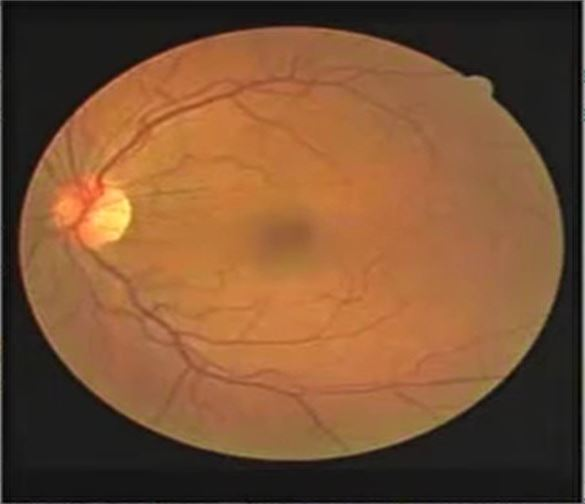
#> input picture Py Image processing/Resources/retinalcam1.jpg, 585 x 504 px, found by its file name
$ python image_lesson_04.py
#> lines starting #> are read from the running program, lines starting #| are printed output that depends on the picture; after the words box and inside, x2 and y2 are one past the last pixel; in counts of white or black regions, pixels touching at a corner belong together
import numpy as np
import cv2 as cv

img1 = cv.imread('S:/Image Detection/Python/Resources/retinalcam1.jpg')
#> img1 is the input picture: shape (504, 585, 3); mean B, G, R 52, 82, 121.3
img20 = cv.imread('S:/Image Detection/Python/Resources/retinalcam2.jpg')
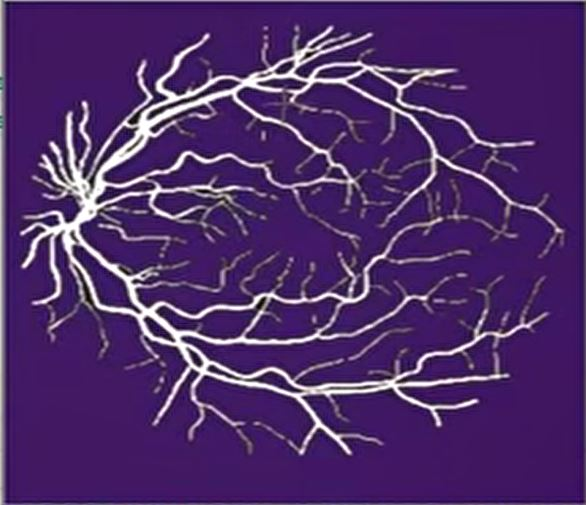
#> input picture Py Image processing/Resources/retinalcam2.jpg, 586 x 505 px, found by its file name
#> img20 is the input picture: shape (505, 586, 3); mean B, G, R 106.2, 46, 78.7
img2 = cv.resize(img20 , dsize=(585 , 504))
print(img1.shape,img2.shape)
#| (504, 585, 3) (504, 585, 3)

## The easiest way to photos (not good because it sum up all the colors and give a new value for that so it is  not good)
#added = img1 + img2 # notice that they should have the same size (matrix)

added1 = cv.add(img1, img2) # the code from open cv for summing up
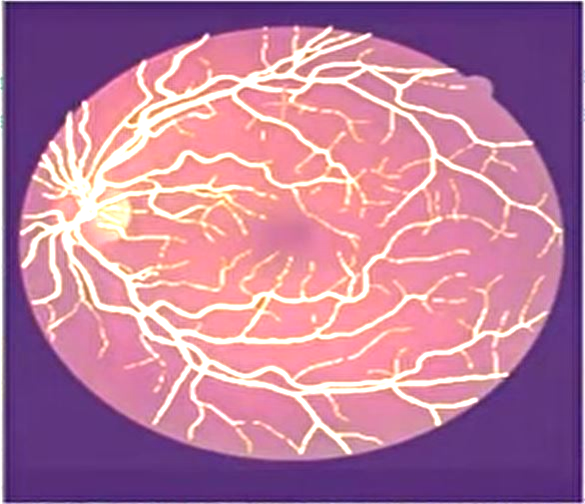
#> added1: shape (504, 585, 3); mean B, G, R 155.7, 123.6, 185.5
#added = cv.addWeighted(img1, 0.8, img2, 0.2, 0) # here is waited for the colors of each photo so we can have a better resoloution for that
# the sum of the weits must be 1 ,
# 0 A scalar added to each sum (used for brightness adjustment).

# as far as we need beter results so we wanna make a mask from the second pphoto
# Mask is a bynary photo that the desired piccells are White and the rest are black or inverse

img2gray = cv.cvtColor(img2, cv.COLOR_BGR2GRAY)
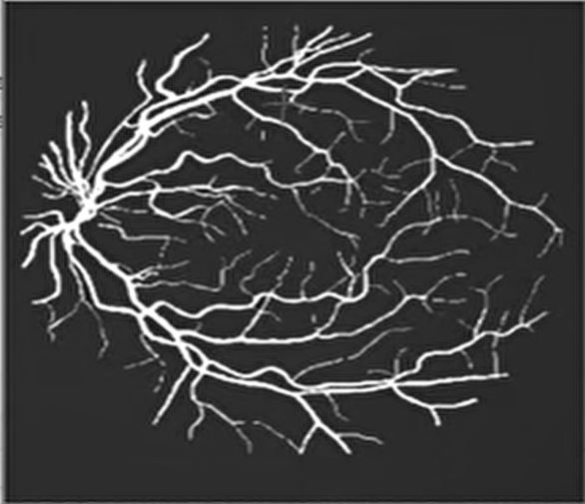
#> img2gray: shape (504, 585); min 2, max 255, mean 62.6
# There are some elements that are gray so to avoid destroying them we will consider a trheshold for that
ret, maskimg = cv.threshold(img2gray, 50 ,255, cv.THRESH_BINARY)
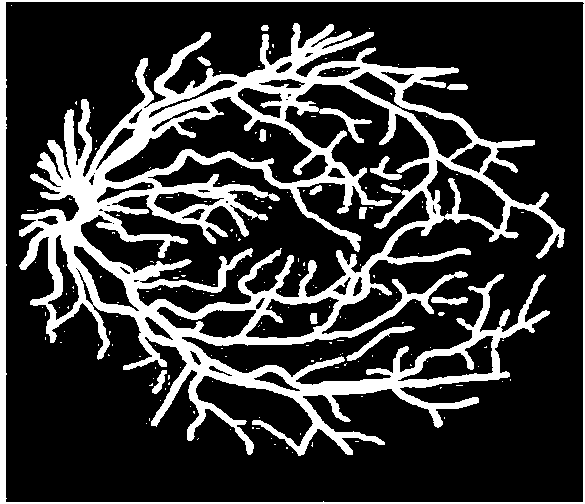
#> maskimg: shape (504, 585); 22.5% white; 211 white regions (197 under 20 px), largest, box (x1, y1, x2, y2) and area: (19, 23, 565, 456) 57893, (0, 0, 585, 504) 6357, (346, 326, 415, 361) 440
mask_inv = cv.bitwise_not(maskimg)

img1_m = cv.bitwise_and(img1, img1, mask=mask_inv)
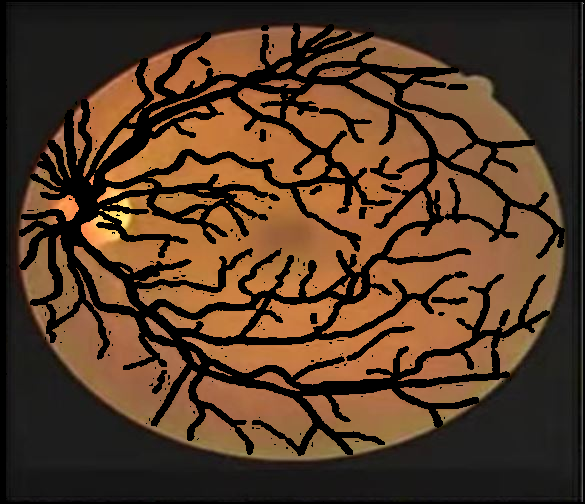
#> img1_m: shape (504, 585, 3); mean B, G, R 37.6, 58, 84.3
img2_m = cv.bitwise_and(img2, img2, mask=maskimg)
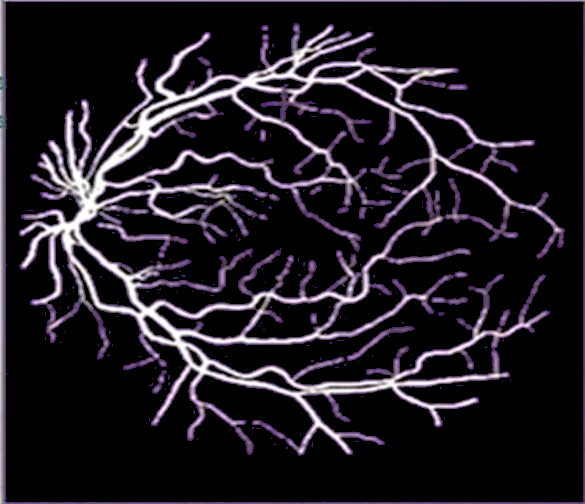
#> img2_m: shape (504, 585, 3); mean B, G, R 34.2, 27.5, 31.9
image_added = cv.add(img1_m , img2_m)
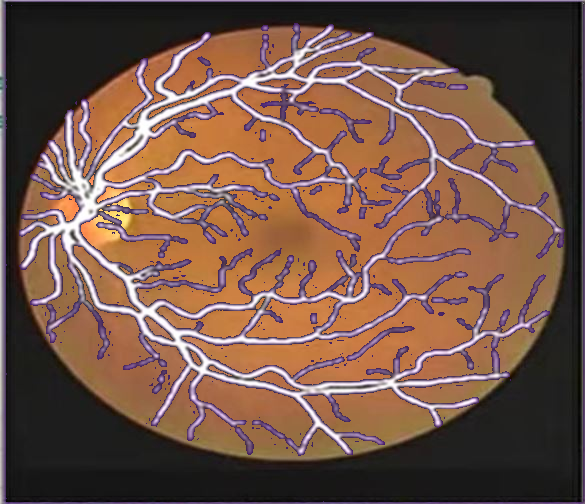
#> image_added: shape (504, 585, 3); mean B, G, R 71.8, 85.5, 116.2

cv.imshow('image 1', img1)
cv.imshow('Mask', maskimg)
cv.imshow('img1_m', img1_m)
cv.imshow('img2_m', img2_m)
cv.imshow('added1',added1)
cv.imshow('added2', image_added)

cv.waitKey(0)
cv.destroyAllWindows()
